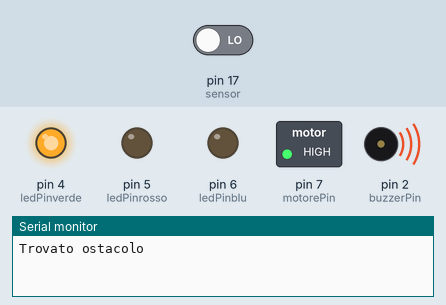
Simulated run of this sketch. Board: Arduino Uno, built with avr-gcc and run on an emulated ATmega328P. Shown: switched loads named in the sketch (green lamp = pin HIGH), output pins drawn as LEDs (lit = HIGH), buzzer (waves = sounding), the last lines printed to the serial monitor. Inputs (shaded band) come from the test bench; at power-on: pin 17 (sensor) LOW.

Above: at 0.18 s.
At 17.17 s:
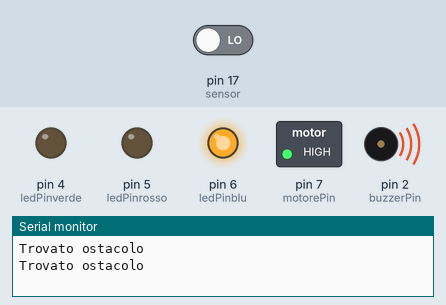
Timing chart, 0 to 40.0 s (numbered marks = the images above):
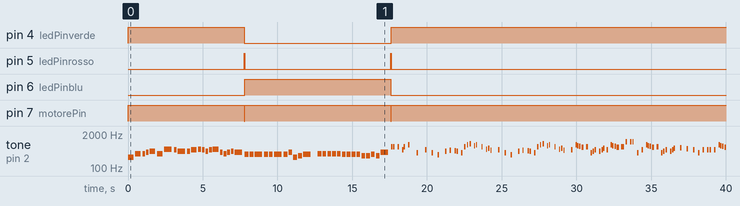

Measured:
- by itself, pin 4 (ledPinverde): LOW → HIGH at 0.00 s, → LOW 7.8 s later, → HIGH 9.8 s later
- by itself, pin 5 (ledPinrosso): alternates HIGH for 0.03 s and LOW for 9.8 s, 4 changes in all, then stays LOW
- by itself, pin 6 (ledPinblu): LOW → HIGH at 7.8 s, → LOW 9.8 s later
- by itself, pin 7 (motorePin): goes HIGH 7.8 s, LOW 0.03 s, HIGH 9.8 s, LOW 0.03 s, then HIGH
- by itself, tone on pin 2 (buzzerPin): plays 262 Hz for 0.38 s, 349 Hz for 0.38 s, 349 Hz for 0.19 s, 392 Hz for 0.19 s, 440 Hz for 0.38 s, 349 Hz for 0.38 s … (133 notes in this stretch)

The sketch:

buzzer_bicchiere_v4.ino
```cpp
#include "pitches.h"
const float velocitasuono=2.5;
const int songspeed = 1.5;
#define sensor 17 // seleziona il pin per il sensore KY-032
#define buzzerPin 2 // seleziona il pin per il buzzer KY-006
#define ledPinverde 4
#define ledPinrosso 5
#define ledPinblu 6
#define motorePin 7


int melodia[] = {
  NOTE_C4, NOTE_F4, NOTE_F4, NOTE_G4, NOTE_A4, NOTE_F4, NOTE_C5,
  NOTE_B4, NOTE_A4, NOTE_A4, NOTE_B4, NOTE_C5, NOTE_B4, NOTE_A4,
  NOTE_B4, NOTE_C5, NOTE_G4, NOTE_F4, NOTE_G4, NOTE_A4, NOTE_G4
};

int melodia2[] = {
  NOTE_E4 , NOTE_E4 , NOTE_E4 ,NOTE_E4 , NOTE_E4 , NOTE_E4 , NOTE_E4 , NOTE_G4 , NOTE_C4 , NOTE_D4 , NOTE_E4 ,
  0 ,
  NOTE_F4 , NOTE_F4 , NOTE_F4,
  NOTE_F4 , NOTE_F4 , NOTE_E4 ,
  NOTE_E4 , NOTE_E4 , NOTE_E4 , NOTE_D4 , NOTE_D4 , NOTE_E4 , NOTE_D4 , NOTE_G4
};

int melodia4[] = {
  NOTE_B3,
  NOTE_F4, NOTE_F4, NOTE_G4, NOTE_F4, NOTE_E4,
  NOTE_D4, NOTE_D4, NOTE_D4,
  NOTE_G4, NOTE_G4, NOTE_A4, NOTE_G4, NOTE_F4,
  NOTE_E4, NOTE_E4, NOTE_E4,
  NOTE_A4, NOTE_A4, NOTE_B4, NOTE_A4, NOTE_G4,
  NOTE_F4, NOTE_D4, NOTE_B3, NOTE_B3,
  NOTE_D4, NOTE_G4, NOTE_E4,
  NOTE_F4
};

int melodia5[] = {
NOTE_E5, NOTE_E3, NOTE_B4, NOTE_C5, NOTE_D5, NOTE_E5, NOTE_D5, NOTE_C5, // 8
NOTE_B4, NOTE_A4, NOTE_A3, NOTE_A4, NOTE_C5, NOTE_E5, NOTE_A3, NOTE_D5, // 8
NOTE_C5, NOTE_B4, NOTE_E4, NOTE_G4, NOTE_C5, NOTE_D5, NOTE_E3, NOTE_E5, // 8
NOTE_E3, NOTE_C5, NOTE_A3, NOTE_A4, NOTE_A3, NOTE_A4, NOTE_A3, NOTE_B2, // 8
NOTE_C3, NOTE_D3, NOTE_D5, NOTE_F5, NOTE_A5, NOTE_C5, NOTE_C5, NOTE_G5, // 8
NOTE_F5, NOTE_E5, NOTE_C3, 0, NOTE_C5, NOTE_E5, NOTE_A4, NOTE_G4, NOTE_D5, // 9
NOTE_C5, NOTE_B4, NOTE_E4, NOTE_B4, NOTE_C5, NOTE_D5, NOTE_G4, NOTE_E5, // 8
NOTE_G4, NOTE_C5, NOTE_E4, NOTE_A4, NOTE_E3, NOTE_A4, 0, // 7
NOTE_E5, NOTE_E3, NOTE_B4, NOTE_C5, NOTE_D5, NOTE_E5, NOTE_D5, NOTE_C5, // 8
NOTE_B4, NOTE_A4, NOTE_A3, NOTE_A4, NOTE_C5, NOTE_E5, NOTE_A3, NOTE_D5, // 8
NOTE_C5, NOTE_B4, NOTE_E4, NOTE_G4, NOTE_C5, NOTE_D5, NOTE_E3, NOTE_E5, // 8
NOTE_E3, NOTE_C5, NOTE_A3, NOTE_A4, NOTE_A3, NOTE_A4, NOTE_A3, NOTE_B2, // 8
NOTE_C3, NOTE_D3, NOTE_D5, NOTE_F5, NOTE_A5, NOTE_C5, NOTE_C5, NOTE_G5, // 8
NOTE_F5, NOTE_E5, NOTE_C3, 0, NOTE_C5, NOTE_E5, NOTE_A4, NOTE_G4, NOTE_D5, // 9
NOTE_C5, NOTE_B4, NOTE_E4, NOTE_B4, NOTE_C5, NOTE_D5, NOTE_G4, NOTE_E5, // 8
NOTE_G4, NOTE_C5, NOTE_E4, NOTE_A4, NOTE_E3, NOTE_A4, 0, // 7
};

int melodia6[] = { //Note of the song, 0 is a rest/pulse
//Repeat of first part
NOTE_A4, NOTE_B4, NOTE_C5, NOTE_C5, 0,
NOTE_C5, NOTE_D5, NOTE_B4, NOTE_B4, 0,
NOTE_A4, NOTE_G4, NOTE_A4, 0,

NOTE_E4, NOTE_G4, NOTE_A4, NOTE_A4, 0,
NOTE_A4, NOTE_B4, NOTE_C5, NOTE_C5, 0,
NOTE_C5, NOTE_D5, NOTE_B4, NOTE_B4, 0,
NOTE_A4, NOTE_G4, NOTE_A4, 0,

NOTE_E4, NOTE_G4, NOTE_A4, NOTE_A4, 0,
NOTE_A4, NOTE_C5, NOTE_D5, NOTE_D5, 0,
NOTE_D5, NOTE_E5, NOTE_F5, NOTE_F5, 0,
NOTE_E5, NOTE_D5, NOTE_E5, NOTE_A4, 0,

NOTE_A4, NOTE_B4, NOTE_C5, NOTE_C5, 0,
NOTE_D5, NOTE_E5, NOTE_A4, 0,
NOTE_A4, NOTE_C5, NOTE_B4, NOTE_B4, 0,
NOTE_C5, NOTE_A4, NOTE_B4, 0,
//End of Repeat

NOTE_E5, 0, 0, NOTE_F5, 0, 0,
NOTE_E5, NOTE_E5, 0, NOTE_G5, 0, NOTE_E5, NOTE_D5, 0, 0,
NOTE_D5, 0, 0, NOTE_C5, 0, 0,
NOTE_B4, NOTE_C5, 0, NOTE_B4, 0, NOTE_A4,

NOTE_E5, 0, 0, NOTE_F5, 0, 0,
NOTE_E5, NOTE_E5, 0, NOTE_G5, 0, NOTE_E5, NOTE_D5, 0, 0,
NOTE_D5, 0, 0, NOTE_C5, 0, 0,
NOTE_B4, NOTE_C5, 0, NOTE_B4, 0, NOTE_A4
};

int durataNote2[] = {
  6, 6, 3, 6, 6, 3, 6, 6, 6, 6 ,
  3, 6, 6 ,
  6, 6, 6 ,
  6, 6, 6, 6, 6, 6, 6, 6, 6, 3
};

int durataNote[] = {
  4, 4, 8, 8, 4, 4, 3,
  8, 3, 8, 4, 8, 8, 8,
  8, 4, 8, 8, 8, 8, 3
};

int durataNote4[] = {
  250,
  250, 125, 125, 125, 125,
  250, 250, 250,
  250, 125, 125, 125, 125,
  250, 250, 250,
  250, 125, 125, 125, 125,
  250, 250, 125, 125,
  250, 250, 250,
  500
};

int durataNote5[] = {
8,8,8,8,8,16,16,8,8,8,8,8,8,8,8,8,8,8,8,8,8,8,8,8,8,8,8,8,8,8,8,8,8, // 33
8,4,8,8,16,16,8,8,8,8,8,8,8,16,16,8,8,8,8,8,8,8,8,8,8,8,8,8,8,4,4, // 31
8,8,8,8,8,16,16,8,8,8,8,8,8,8,8,8,8,8,8,8,8,8,8,8,8,8,8,8,8,8,8,8,8, // 33
8,4,8,8,16,16,8,8,8,8,8,8,8,16,16,8,8,8,8,8,8,8,8,8,8,8,8,8,8,4,4, // 31
};

int duration[] = { //duration of each note (in ms) Quarter Note is set to 250 ms
//Rpeat of First Part
125, 125, 250, 125, 125, // 5
125, 125, 250, 125, 125, // 5
125, 125, 375, 125, // 4

125, 125, 250, 125, 125, // 5
125, 125, 250, 125, 125, // 5
125, 125, 250, 125, 125, // 5
125, 125, 375, 125, // 4

125, 125, 250, 125, 125, // 5
125, 125, 250, 125, 125, // 5
125, 125, 250, 125, 125, // 5
125, 125, 125, 250, 125, // 5

125, 125, 250, 125, 125, // 5
250, 125, 250, 125, // 4
125, 125, 250, 125, 125, // 5
125, 125, 375, 375, // 4
//End of Repeat

250, 125, 375, 250, 125, 375, // 6
125, 125, 125, 125, 125, 125, 125, 125, 375, // 9
250, 125, 375, 250, 125, 375, // 6
125, 125, 125, 125, 125, 500, // 6

250, 125, 375, 250, 125, 375, // 6
125, 125, 125, 125, 125, 125, 125, 125, 375, // 9
250, 125, 375, 250, 125, 375, // 6
125, 125, 125, 125, 125, 500 // 6
};

int numeroNote2 = 26;

int numeroNote = 21;

int canzone = 0;

int i;

void setup()   {
  Serial.begin(9600); // Initialization serial output
  pinMode(sensor, INPUT); // Initialization sensor pin
  pinMode(buzzerPin, OUTPUT); // Initialization buzzer pin
  pinMode(ledPinverde, OUTPUT);
  pinMode(ledPinrosso, OUTPUT);
  pinMode(ledPinblu, OUTPUT);
  pinMode(motorePin, OUTPUT);
}

void loop()
{
  bool val = digitalRead (sensor);

  if (val == HIGH) // If a signal is detected, the LED will light up.
  {
    Serial.println("Nessun ostacolo");
    Serial.print("canzone :");
    Serial.println(canzone);
  }
  else
  {
    Serial.println("Trovato ostacolo");
  canzone = canzone + 1;
  }
  if(canzone == 0){
    digitalWrite(ledPinblu,LOW);
    digitalWrite(ledPinverde,LOW);
    digitalWrite(ledPinrosso,HIGH);
    }
  if(canzone == 1){
    digitalWrite(ledPinrosso,LOW);
    digitalWrite(ledPinverde,HIGH);
    digitalWrite(motorePin,HIGH);
    for(i = 0; i < numeroNote; i++){
      int durata = 1500 / durataNote[i];
      tone(buzzerPin, melodia[i], durata);
      delay(durata * 1.3);
      }
    canzone = canzone + 1;
    digitalWrite(ledPinverde,LOW);
    digitalWrite(motorePin,LOW);
    digitalWrite(ledPinrosso,HIGH);
    }
  if(canzone == 3){
    digitalWrite(ledPinrosso,LOW);
    digitalWrite(ledPinblu,HIGH);
    digitalWrite(motorePin,HIGH);
    for(i = 0; i < numeroNote2; i++){
      int durata2 = 1500 / durataNote2[i];
      tone(buzzerPin, melodia2[i], durata2);
      delay(durata2 * 1.3);
    }
    canzone = 4;
    digitalWrite(ledPinblu,LOW);
    digitalWrite(motorePin,LOW);
    digitalWrite(ledPinrosso,HIGH);
    }
  if(canzone == 5){
    digitalWrite(ledPinrosso,LOW);
    digitalWrite(ledPinverde,HIGH);
    digitalWrite(motorePin,HIGH);
    tone(buzzerPin, 660 ,100);
    delay ( 150);
    tone(buzzerPin, 660 ,100);
    delay ( 300);
    tone(buzzerPin, 660 ,100);
    delay ( 300);
    tone(buzzerPin, 510 ,100);
    delay ( 100);
    tone(buzzerPin, 660 ,100);
    delay ( 300);
    tone(buzzerPin, 770 ,100);
    delay ( 550);
    tone(buzzerPin, 380 ,100);
    delay ( 575);

    tone(buzzerPin, 510 ,100);
    delay ( 450);
    tone(buzzerPin, 380 ,100);
    delay ( 400);
    tone(buzzerPin, 320 ,100);
    delay ( 500);
    tone(buzzerPin, 440 ,100);
    delay ( 300);
    tone(buzzerPin, 480 ,80);
    delay ( 330);
    tone(buzzerPin, 450 ,100);
    delay ( 150);
    tone(buzzerPin, 430 ,100);
    delay ( 300);
    tone(buzzerPin, 380 ,100);
    delay ( 200);
    tone(buzzerPin, 660 ,80);
    delay ( 200);
    tone(buzzerPin, 760 ,50);
    delay ( 150);
    tone(buzzerPin, 860 ,100);
    delay ( 300);
    tone(buzzerPin, 700 ,80);
    delay ( 150);
    tone(buzzerPin, 760 ,50);
    delay ( 350);
    tone(buzzerPin, 660 ,80);
    delay ( 300);
    tone(buzzerPin, 520 ,80);
    delay ( 150);
    tone(buzzerPin, 580 ,80);
    delay ( 150);
    tone(buzzerPin, 480 ,80);
    delay ( 500);

    tone(buzzerPin, 510 ,100);
    delay ( 450);
    tone(buzzerPin, 380 ,100);
    delay ( 400);
    tone(buzzerPin, 320 ,100);
    delay ( 500);
    tone(buzzerPin, 440 ,100);
    delay ( 300);
    tone(buzzerPin, 480 ,80);
    delay ( 330);
    tone(buzzerPin, 450 ,100);
    delay ( 150);
    tone(buzzerPin, 430 ,100);
    delay ( 300);
    tone(buzzerPin, 380 ,100);
    delay ( 200);
    tone(buzzerPin, 660 ,80);
    delay ( 200);
    tone(buzzerPin, 760 ,50);
    delay ( 150);
    tone(buzzerPin, 860 ,100);
    delay ( 300);
    tone(buzzerPin, 700 ,80);
    delay ( 150);
    tone(buzzerPin, 760 ,50);
    delay ( 350);
    tone(buzzerPin, 660 ,80);
    delay ( 300);
    tone(buzzerPin, 520 ,80);
    delay ( 150);
    tone(buzzerPin, 580 ,80);
    delay ( 150);
    tone(buzzerPin, 480 ,80);
    delay ( 500);

    tone(buzzerPin, 500 ,100);
    delay ( 300);

    tone(buzzerPin, 760 ,100);
    delay ( 100);
    tone(buzzerPin, 720 ,100);
    delay ( 150);
    tone(buzzerPin, 680 ,100);
    delay ( 150);
    tone(buzzerPin, 620 ,150);
    delay ( 300);

    tone(buzzerPin, 650 ,150);
    delay ( 300);
    tone(buzzerPin, 380 ,100);
    delay ( 150);
    tone(buzzerPin, 430 ,100);
    delay ( 150);

    tone(buzzerPin, 500 ,100);
    delay ( 300);
    tone(buzzerPin, 430 ,100);
    delay ( 150);
    tone(buzzerPin, 500 ,100);
    delay ( 100);
    tone(buzzerPin, 570 ,100);
    delay ( 220);

    tone(buzzerPin, 500 ,100);
    delay ( 300);

    tone(buzzerPin, 760 ,100);
    delay ( 100);
    tone(buzzerPin, 720 ,100);
    delay ( 150);
    tone(buzzerPin, 680 ,100);
    delay ( 150);
    tone(buzzerPin, 620 ,150);
    delay ( 300);

    tone(buzzerPin, 650 ,200);
    delay ( 300);

    tone(buzzerPin, 1020 ,80);
    delay ( 300);
    tone(buzzerPin, 1020 ,80);
    delay ( 150);
    tone(buzzerPin, 1020 ,80);
    delay ( 300);

    tone(buzzerPin, 380 ,100);
    delay ( 300);
    tone(buzzerPin, 500 ,100);
    delay ( 300);

    tone(buzzerPin, 760 ,100);
    delay ( 100);
    tone(buzzerPin, 720 ,100);
    delay ( 150);
    tone(buzzerPin, 680 ,100);
    delay ( 150);
    tone(buzzerPin, 620 ,150);
    delay ( 300);

    tone(buzzerPin, 650 ,150);
    delay ( 300);
    tone(buzzerPin, 380 ,100);
    delay ( 150);
    tone(buzzerPin, 430 ,100);
    delay ( 150);

    tone(buzzerPin, 500 ,100);
    delay ( 300);
    tone(buzzerPin, 430 ,100);
    delay ( 150);
    tone(buzzerPin, 500 ,100);
    delay ( 100);
    tone(buzzerPin, 570 ,100);
    delay ( 420);

    tone(buzzerPin, 585 ,100);
    delay ( 450);

    tone(buzzerPin, 550 ,100);
    delay ( 420);

    tone(buzzerPin, 500 ,100);
    delay ( 360);

    tone(buzzerPin, 380 ,100);
    delay ( 300);
    tone(buzzerPin, 500 ,100);
    delay ( 300);
    tone(buzzerPin, 500 ,100);
    delay ( 150);
    tone(buzzerPin, 500 ,100);
    delay ( 300);

    tone(buzzerPin, 500 ,100);
    delay ( 300);

    tone(buzzerPin, 760 ,100);
    delay ( 100);
    tone(buzzerPin, 720 ,100);
    delay ( 150);
    tone(buzzerPin, 680 ,100);
    delay ( 150);
    tone(buzzerPin, 620 ,150);
    delay ( 300);

    tone(buzzerPin, 650 ,150);
    delay ( 300);
    tone(buzzerPin, 380 ,100);
    delay ( 150);
    tone(buzzerPin, 430 ,100);
    delay ( 150);

    tone(buzzerPin, 500 ,100);
    delay ( 300);
    tone(buzzerPin, 430 ,100);
    delay ( 150);
    tone(buzzerPin, 500 ,100);
    delay ( 100);
    tone(buzzerPin, 570 ,100);
    delay ( 220);

    tone(buzzerPin, 500 ,100);
    delay ( 300);

    tone(buzzerPin, 760 ,100);
    delay ( 100);
    tone(buzzerPin, 720 ,100);
    delay ( 150);
    tone(buzzerPin, 680 ,100);
    delay ( 150);
    tone(buzzerPin, 620 ,150);
    delay ( 300);

    tone(buzzerPin, 650 ,200);
    delay ( 300);

    tone(buzzerPin, 1020 ,80);
    delay ( 300);
    tone(buzzerPin, 1020 ,80);
    delay ( 150);
    tone(buzzerPin, 1020 ,80);
    delay ( 300);

    tone(buzzerPin, 380 ,100);
    delay ( 300);
    tone(buzzerPin, 500 ,100);
    delay ( 300);

    tone(buzzerPin, 760 ,100);
    delay ( 100);
    tone(buzzerPin, 720 ,100);
    delay ( 150);
    tone(buzzerPin, 680 ,100);
    delay ( 150);
    tone(buzzerPin, 620 ,150);
    delay ( 300);

    tone(buzzerPin, 650 ,150);
    delay ( 300);
    tone(buzzerPin, 380 ,100);
    delay ( 150);
    tone(buzzerPin, 430 ,100);
    delay ( 150);

    tone(buzzerPin, 500 ,100);
    delay ( 300);
    tone(buzzerPin, 430 ,100);
    delay ( 150);
    tone(buzzerPin, 500 ,100);
    delay ( 100);
    tone(buzzerPin, 570 ,100);
    delay ( 420);

    tone(buzzerPin, 585 ,100);
    delay ( 450);

    tone(buzzerPin, 550 ,100);
    delay ( 420);

    tone(buzzerPin, 500 ,100);
    delay ( 360);

    tone(buzzerPin, 380 ,100);
    delay ( 300);
    tone(buzzerPin, 500 ,100);
    delay ( 300);
    tone(buzzerPin, 500 ,100);
    delay ( 150);
    tone(buzzerPin, 500 ,100);
    delay ( 300);


    canzone = 6;
    digitalWrite(ledPinverde,LOW);
    digitalWrite(motorePin,LOW);
    digitalWrite(ledPinrosso,HIGH);
    }
  if(canzone == 7){
    digitalWrite(ledPinrosso,LOW);
    digitalWrite(ledPinblu,HIGH);
    digitalWrite(motorePin,HIGH);
    float durata4;
    for(i=0;i<30;i++){
      durata4=velocitasuono * durataNote4[i];
      tone(buzzerPin,melodia4[i],durata4);
      delay(durata4);

      }

    canzone = 8;
    digitalWrite(ledPinblu,LOW);
    digitalWrite(motorePin,LOW);
    digitalWrite(ledPinrosso,HIGH);
    }
  if(canzone == 9){
    digitalWrite(ledPinrosso,LOW);
    digitalWrite(ledPinverde,HIGH);
    digitalWrite(motorePin,HIGH);
    for (int thisNote = 0; thisNote < 128; thisNote++){
      int noteDuration = 1000/durataNote5[thisNote];
      tone(buzzerPin, melodia5[thisNote],noteDuration);
      int pauseBetweenNotes = noteDuration * 1.30;
      delay(pauseBetweenNotes);
    }
    canzone = 10;
    digitalWrite(ledPinverde,LOW);
    digitalWrite(motorePin,LOW);
    digitalWrite(ledPinrosso,HIGH);
    }

  if(canzone == 11){
    digitalWrite(ledPinrosso,LOW);
    digitalWrite(ledPinblu,HIGH);
    digitalWrite(motorePin,HIGH);
    for (int i=0;i<125;i++){ //203 is the total number of music notes in the song
      int wait = duration[i] * songspeed;
      tone(buzzerPin,melodia6[i],wait); //tone(pin,frequency,duration)
      delay(wait);
    }
    canzone = 0;
    digitalWrite(ledPinblu,LOW);
    digitalWrite(motorePin,LOW);
    digitalWrite(ledPinrosso,HIGH);
    }
  delay (30);
  }
```

pitches.h
```cpp
#define NOTE_B0  31
#define NOTE_C1  33
#define NOTE_CS1 35
#define NOTE_D1  37
#define NOTE_DS1 39
#define NOTE_E1  41
#define NOTE_F1  44
#define NOTE_FS1 46
#define NOTE_G1  49
#define NOTE_GS1 52
#define NOTE_A1  55
#define NOTE_AS1 58
#define NOTE_B1  62
#define NOTE_C2  65
#define NOTE_CS2 69
#define NOTE_D2  73
#define NOTE_DS2 78
#define NOTE_E2  82
#define NOTE_F2  87
#define NOTE_FS2 93
#define NOTE_G2  98
#define NOTE_GS2 104
#define NOTE_A2  110
#define NOTE_AS2 117
#define NOTE_B2  123
#define NOTE_C3  131
#define NOTE_CS3 139
#define NOTE_D3  147
#define NOTE_DS3 156
#define NOTE_E3  165
#define NOTE_F3  175
#define NOTE_FS3 185
#define NOTE_G3  196
#define NOTE_GS3 208
#define NOTE_A3  220
#define NOTE_AS3 233
#define NOTE_B3  247
#define NOTE_C4  262
#define NOTE_CS4 277
#define NOTE_D4  294
#define NOTE_DS4 311
#define NOTE_E4  330
#define NOTE_F4  349
#define NOTE_FS4 370
#define NOTE_G4  392
#define NOTE_GS4 415
#define NOTE_A4  440
#define NOTE_AS4 466
#define NOTE_B4  494
#define NOTE_C5  523
#define NOTE_CS5 554
#define NOTE_D5  587
#define NOTE_DS5 622
#define NOTE_E5  659
#define NOTE_F5  698
#define NOTE_FS5 740
#define NOTE_G5  784
#define NOTE_GS5 831
#define NOTE_A5  880
#define NOTE_AS5 932
#define NOTE_B5  988
#define NOTE_C6  1047
#define NOTE_CS6 1109
#define NOTE_D6  1175
#define NOTE_DS6 1245
#define NOTE_E6  1319
#define NOTE_F6  1397
#define NOTE_FS6 1480
#define NOTE_G6  1568
#define NOTE_GS6 1661
#define NOTE_A6  1760
#define NOTE_AS6 1865
#define NOTE_B6  1976
#define NOTE_C7  2093
#define NOTE_CS7 2217
#define NOTE_D7  2349
#define NOTE_DS7 2489
#define NOTE_E7  2637
#define NOTE_F7  2794
#define NOTE_FS7 2960
#define NOTE_G7  3136
#define NOTE_GS7 3322
#define NOTE_A7  3520
#define NOTE_AS7 3729
#define NOTE_B7  3951
#define NOTE_C8  4186
#define NOTE_CS8 4435
#define NOTE_D8  4699
#define NOTE_DS8 4978
#define END -1
```
